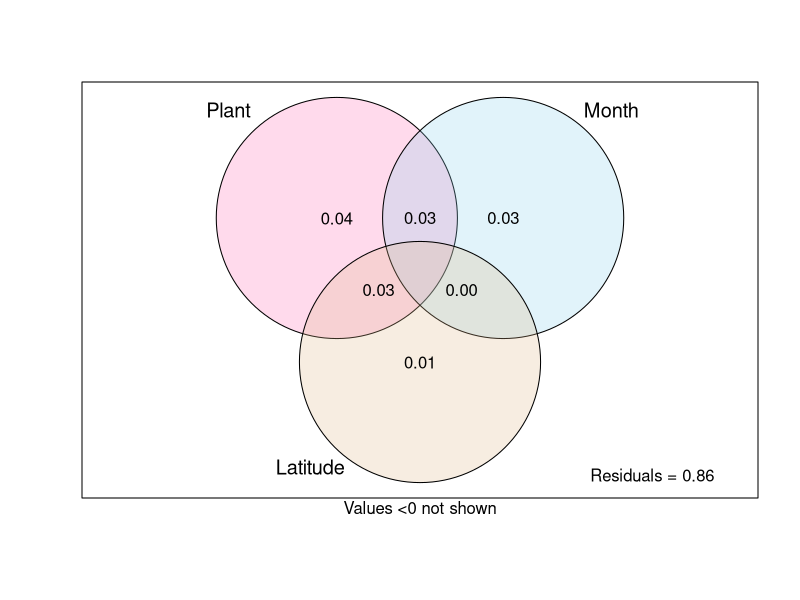
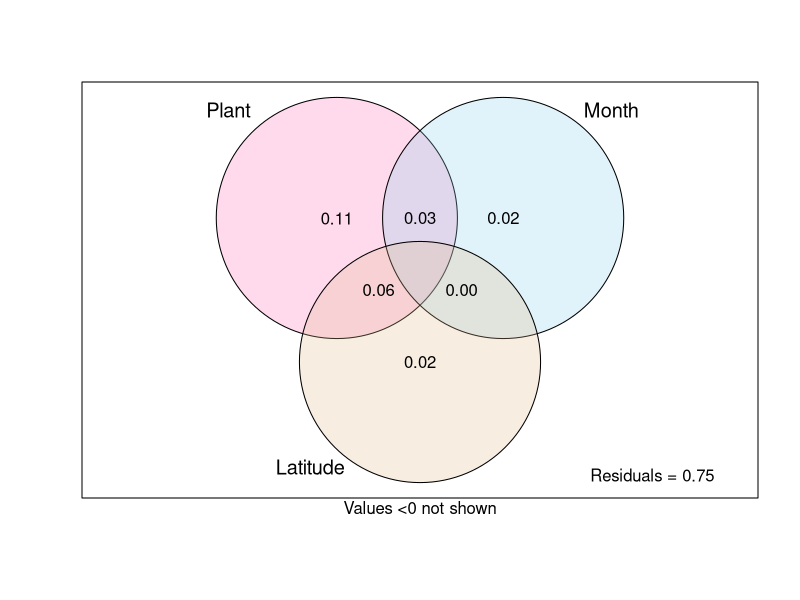

The R script that drew these images, in order: (Note: this script raises an error after producing the figures.)
# Patitioning of variation
library("vegan")
library("gridExtra")
rm(list = ls()) # clean work space
                # use ``Ctrl + L` to clean console 

## Read data
Xs_PL <-read.table("Rdata/Xs_PL.csv", sep = ",")
Xs_ST <-read.table("Rdata/Xs_ST.csv", sep = ",")
Xe_PL <-read.table("Rdata/Xe_PL.csv", sep = ",")
Xe_ST <-read.table("Rdata/Xe_ST.csv", sep = ",")

Yt_PL <-read.table("Rdata/Yt_PL.csv", sep = ",")
Yt_ST <-read.table("Rdata/Yt_ST.csv", sep = ",")
Yg_PL <-read.table("Rdata/Yg_PL.csv", sep = ",")
Yg_ST <-read.table("Rdata/Yg_ST.csv", sep = ",")



# "burlywood"

# Three explaining matrices

mod_tPL <- varpart(Yt_PL, ~ ., Xs_PL[,1], Xs_PL[,2] , data = Xe_PL, transfo="log")
    #dev.copy(png,'plot_parvar1.png')
    p1 <- plot(mod_tPL, bg = c("hotpink","skyblue", "burlywood"),Xnames=c('Plant', 'Month','Latitude'))
    #title(main= 'Taxon-based, plant scale' ,sub = 'Partitioning of Variation')
    dev.off() 
  #  rda.result <- rda(decostand(Yt_PL, "log"), Xs_PL[,1], Xs_PL[,2] , data=Xe_PL)
  #  anova(rda.result, step=200, perm.max=200)

mod_gPL <- varpart(Yg_PL, ~ ., Xs_PL[,1], Xs_PL[,2] , data=Xe_PL, transfo="log")
    #dev.copy(png,'plot_parvar2.png') 
   p2<-  plot(mod_gPL, bg = c("hotpink","skyblue", "burlywood"),Xnames=c('Plant', 'Month','Latitude'))
    #title(main= 'Guild-based, plant scale' ,sub = 'Partitioning of Variation')
    dev.off() 
    
mod_tST <- varpart(Yt_ST, ~ ., Xs_ST[,1], Xs_ST[,2] , data=Xe_ST, transfo="log")
    dev.copy(png,'plot_parvar3.png')
    plot(mod_tST, bg = c("hotpink","skyblue", "burlywood"), Xnames=c('Plant', 'Month','Latitude'))
    title(main= 'Taxon-based, site scale' ,sub = 'Partitioning of Variation')
    dev.off() 
    
mod_gST <- varpart(Yg_ST, ~ ., Xs_ST[,1], Xs_ST[,2] , data=Xe_ST, transfo="log")
    dev.copy(png,'plot_parvar4.png')
    plot(mod_gST, bg = c("hotpink","skyblue", "burlywood"), Xnames=c('Plant', 'Month','Latitude'))
    title(main= 'Guild-based, site scale' ,sub = 'Partitioning of Variation')
    dev.off() 
    
###

    
    
    